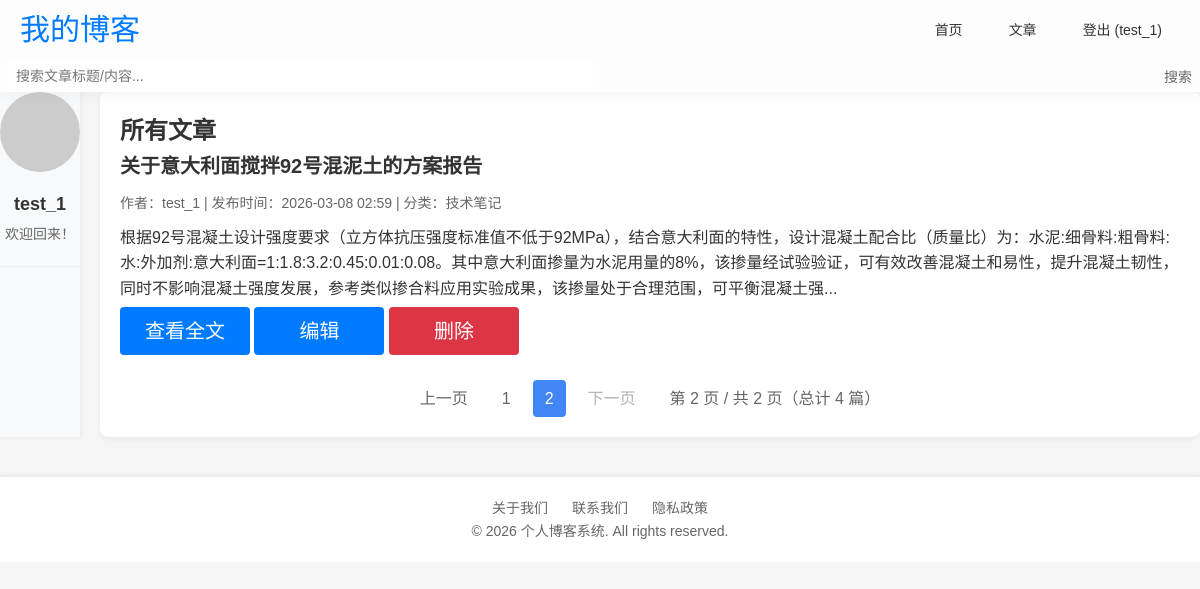
Page /?page=2&search= (signed in) on the committed database.
### app.py (models this page shows)
class User(UserMixin,db.Model):
    id = db.Column(db.Integer, primary_key=True)
    username = db.Column(db.String(20), unique=True, nullable=False)
    email = db.Column(db.String(120), unique=True, nullable=False)
    password = db.Column(db.String(60), nullable=False)

class Post(db.Model):
    id = db.Column(db.Integer,primary_key = True)                # 文章id
    title = db.Column(db.String(100),nullable = False)           # 文章标题
    content = db.Column(db.Text,nullable = False)                # 文章内容
    created_at = db.Column(db.DateTime,default = datetime.utcnow)# 创建时间
    updated_at = db.Column(db.DateTime,default = datetime.utcnow,updated_at = datetime.utcnow)# 更新时间
    user_id = db.Column(db.Integer,nullable = False)
    category_id = db.Column(db.Integer,nullable = False)

class Category(db.Model):
    id = db.Column(db.Integer, primary_key=True)
    name = db.Column(db.String(50), unique=True, nullable=False)

### app.py (the view)
@app.route('/')
def index():
    search_query = request.args.get('search','')
    page = request.args.get(get_page_parameter(),type = int,default = 1)
    pre_page = app.config['POSTS_PRE_PAGE']
    post_query = Post.query.order_by(Post.created_at.desc()) # 查询Post模型（文章表）的所有数据，按创建时间倒序排列，最新的放前面
    if search_query:
        post_query = post_query.filter(
            post_query.title.contanins() | post_query.content.contains(search_query)
        )
    pagination = post_query.paginate(
        page = page,        # 当前页码
        per_page = pre_page,# 每页显示数量
        error_out = False,  # 若页码超出范围，是否报错
        max_per_page = app.config['POSTS_PRE_PAGE'] # 最大每页显示数量
    )
    posts = pagination.items # 获取当前页码的文章列表
    for post in posts:# 可优化
        post.author = User.query.get(post.user_id) if post.user_id else None
        post.category = Category.query.get(post.category_id) if post.category_id else None
    return render_template("index.html",posts = posts,pagination = pagination,search_query = search_query)

### app.py (called while the page is built)
@login_manager.user_loader
def load_user(user_id):
    return User.query.get(int(user_id)) if user_id else None

### templates/index.html (shortened to what this page needs)
{% extends 'base.html' %}
{% block content %}
    <h2>所有文章</h2>
    {% if posts %}
        {% for post in posts %}
            <div class="post">
                <h3 class="post-title"><a href="{{ url_for('post', post_id=post.id) }}">{{ post.title }}</a></h3>
                <div class="post-meta">
                    作者：{{ post.author.username }} |
                    发布时间：{{ post.created_at.strftime('%Y-%m-%d %H:%M') }} |
                    {% if post.category %}分类：{{ post.category.name }}{% else %}无分类{% endif %}
                </div>
                <p>{{ post.content|striptags|truncate(200) }}</p>
                <a href="{{ url_for('post', post_id=post.id) }}" class="btn btn-primary">查看全文</a>
                {% if current_user == post.author %}
                    <a href="{{ url_for('edit', post_id=post.id) }}" class="btn btn-primary">编辑</a>
                    <a href="{{ url_for('delete', post_id=post.id) }}" class="btn btn-danger" onclick="return confirm('确定要删除吗？')">删除</a>
                {% endif %}
            </div>
        {% endfor %}
        <div class="pagination">
            {% if pagination.pages > 1 %}
                <a href="{{ url_for('index', page=pagination.prev_num, search=search_query) }}"
                {% if not pagination.has_prev %}style="pointer-events: none; opacity: 0.5;"{% endif %}>
                    上一页
                </a>
                {% for page_num in pagination.iter_pages(left_edge=1, right_edge=1, left_current=2, right_current=3) %}
                    {% if page_num %}
                        <a href="{{ url_for('index', page=page_num, search=search_query) }}"
                        class="{% if page_num == pagination.page %}active{% endif %}">
                            {{ page_num }}
                        </a>
                    {% else %}
                        <span>...</span>
                    {% endif %}
                {% endfor %}
                <a href="{{ url_for('index', page=pagination.next_num, search=search_query) }}"
                {% if not pagination.has_next %}style="pointer-events: none; opacity: 0.5;"{% endif %}>
                    下一页
                </a>
                <span>第 {{ pagination.page }} 页 / 共 {{ pagination.pages }} 页（总计 {{ pagination.total }} 篇）</span>
            {% endif %}
        </div>
    {% endif %}
{% endblock %}

### templates/base.html (shortened to what this page needs)
<!DOCTYPE html>
<html lang="zh-CN">
<head>
</head>
<body>
    <header class="header">
        <div class="container">
            <div class="header-content">
                <a href="{{ url_for('index') }}" class="logo">我的博客</a>
                <nav class="nav-links navbar-menu">
                    <a href="{{ url_for('index') }}">首页</a>
                    {% if current_user.is_authenticated %}
                        <a href="{{ url_for('create') }}">文章</a>
                        <a href="{{ url_for('logout') }}">登出 ({{ current_user.username }})</a>
                    {% else %}
                        <a href="{{ url_for('login') }}">登录</a>
                        <a href="{{ url_for('register') }}">注册</a>
                    {% endif %}
                </nav>
            </div>
            <div class="search-box">
                <form class="search-form" action="{{ url_for('index') }}" method="get">
                    <input type="text" name="search" class="search-input" placeholder="搜索文章标题/内容..." value="{{ search_query or '' }}">
                <button type="submit" class="search-btn">搜索</button>
                </form>
            </div>
        </div>
    </header>
    <main class="container main-content">
        <aside class="sidebar">
            {% if current_user.is_authenticated %}
            <div class="user-info">
                <img src="https://ui-avatars.com/api/?name={{ current_user.username }}&background=4285f4&color=fff" alt="头像" class="avatar">
                <div class="username">{{ current_user.username }}</div>
                <div class="user-desc">欢迎回来！</div>
            </div>
            {% endif %}
        </aside>
        <section class="content-area">
            {% block content %}{% endblock %}
        </section>
    </main>
    <footer class="footer">
        <div class="container">
            <div class="footer-links">
                <a href="#">关于我们</a>
                <a href="#">联系我们</a>
                <a href="#">隐私政策</a>
            </div>
            <p>&copy; 2026 个人博客系统. All rights reserved.</p>
        </div>
    </footer>
</body>
</html>

### templates/base.html (style rules this page uses)
* { margin: 0; padding: 0; box-sizing: border-box; }
body { font-family: -apple-system, BlinkMacSystemFont, "Segoe UI", Roboto, "Helvetica Neue", Arial, sans-serif; background-color: #f5f5f5; color: #333; line-height: 1.6; }
.container { margin: 0; padding: 0; box-sizing: border-box; list-style: none; text-decoration: none; font-family: "Microsoft Yahei", sans-serif; }
.header { background: rgba(255, 255, 255, 0.8); backdrop-filter: blur(10px); -webkit-backdrop-filter: blur(10px); box-shadow: 0 2px 15px rgba(0, 0, 0, 0.05); position: sticky; top: 0; z-index: 999; }
.header-content { max-width: 1200px; margin: 0 auto; display: flex; justify-content: space-between; align-items: center; padding: 0 20px; height: 60px; }
.logo { font-size: 30px; font-weight: 800px; color: #007bff; text-decoration: none; }
.navbar-menu { display: flex; gap: 10px; align-items: center; text-decoration: none; }
.nav-links a { color: #333; font-size: 14px; font-weight: 500; padding: 6px 18px; border-radius: 50px; transition: all 0.3s ease; text-decoration: none; }
.search-box { width: 50%; align-items: center; position:static; }
.search-form { display: flex; align-items: center; width: 100%; }
.search-input { width: 100%; padding: 8px 16px 8px 16px; border: none; border-radius: 8px; font-size: 14px; outline: none; transition: all 0.3s ease; background: rgba(255, 255, 255, 0.2); backdrop-filter: blur(10px); -webkit-backdrop-filter: blur(10px); color: #333; }
.search-btn { position: absolute; right: 8px; background: transparent; border: none; color: #666; cursor: pointer; font-size: 14px; transition: color 0.3s; }
.main-content { display: flex; gap: 20px; margin-bottom: 40px; }
.sidebar { width: 80px; background-color: #f8f9fa; transition: width 0.3s ease; overflow: hidden; box-shadow: 1px 0 5px rgba(0, 0, 0, 0.05); }
.user-info { text-align: center; margin-bottom: 20px; padding-bottom: 20px; border-bottom: 1px solid #eee; }
.avatar { width: 80px; height: 80px; border-radius: 50%; object-fit: cover; margin-bottom: 10px; }
.username { font-size: 18px; font-weight: 600; margin-bottom: 5px; }
.user-desc { font-size: 14px; color: #666; }
.content-area { flex: 1; background-color: #fff; border-radius: 8px; box-shadow: 0 2px 4px rgba(0,0,0,0.05); padding: 20px; }
.post-title { font-size: 20px; font-weight: 600; margin-bottom: 10px; }
.post-title a { color: #333; text-decoration: none; transition: color 0.3s; }
.post-meta { font-size: 14px; color: #666; margin-bottom: 10px; }
.pagination { display: flex; justify-content: center; align-items: center; margin-top: 20px; gap: 10px; }
.pagination a, .pagination span { padding: 6px 12px; border-radius: 4px; text-decoration: none; color: #666; transition: all 0.3s; }
.pagination .active { background-color: #4285f4; color: #fff; }
.footer { background-color: #fff; box-shadow: 0 -2px 4px rgba(0,0,0,0.05); padding: 20px 0; text-align: center; font-size: 14px; color: #666; }
.footer-links a { color: #666; text-decoration: none; margin: 0 10px; }
.btn { display: inline-block; padding: 8px 16px; margin: 5px 0; border: none; border-radius: 4px; cursor: pointer; font-size: 20px; width: 130px; text-decoration: none; text-align: center; transition: all 0.3s ease; }
.btn-primary { background-color: #007bff; color: #fff; }
.btn-danger { background-color: #dc3545; color: #fff; }

### rows in the picture
User: username "test_1"
Post: title "关于意大利面搅拌92号混泥土的方案报告", author.username "test_1", created_at "2026-03-08 02:59", category.name "技术笔记", content "根据92号混凝土设计强度要求（立方体抗压强度标准值不低于92MPa），结合意大利面的特性，设计混凝土配合比（质量比）为：水泥:细骨料:粗骨料:水:外加剂:意大利面=1:1.8:3.2:0.45:0.01:0.08。其中意大利面掺量为水泥用量的8%，该掺量经试验验证，可有效改善混凝土和易性，提升混凝土韧性，同时不影响混凝土强度发展，参考类似掺合料应用实验成果，该掺量处于合理范围，可平衡混凝土强..."

### other values in the picture
{{ page_num }} "1" "2"
{{ pagination.page }} "2"
{{ pagination.pages }} "2"
{{ pagination.total }} "4"
